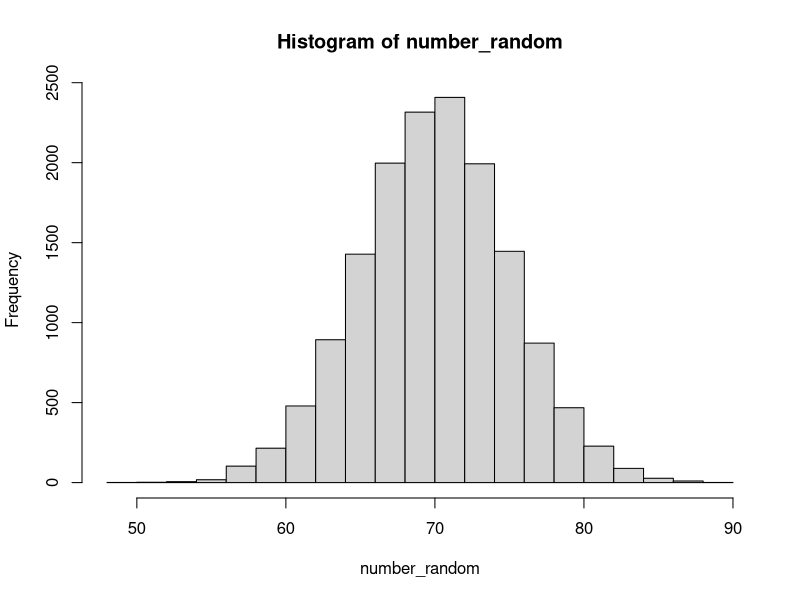
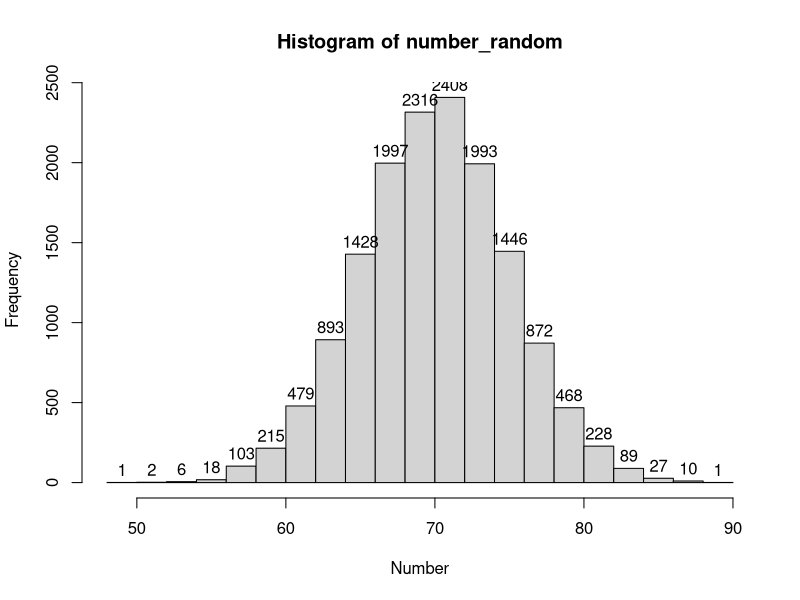

These figures' R source, in order:
## ---- chunk 1
knitr::opts_chunk$set(echo = TRUE)
## ---- chunk 2
# Generate random 15000 numbers, mean = 70, sd = 5
number_random <- rnorm(15000, mean=70, sd=5)
## ---- chunk 3
hist(number_random)
## ---- chunk 4
h <- hist(number_random, main=paste("Histogram of number_random"), xlab="Number")
text(h$mids, h$counts, labels=h$counts, adj=c(0.5, -0.5))
#t <- h[h$counts < 60]
#t
t <- number_random[number_random < 60]
length(t)
## ---- chunk 5
pnorm(-2) * 15000
round((pnorm(-2) * 15000), digits = 0)
ceiling((pnorm(-2) * 15000))
1.005 * ceiling((pnorm(-2) * 15000)) # check margin of error
